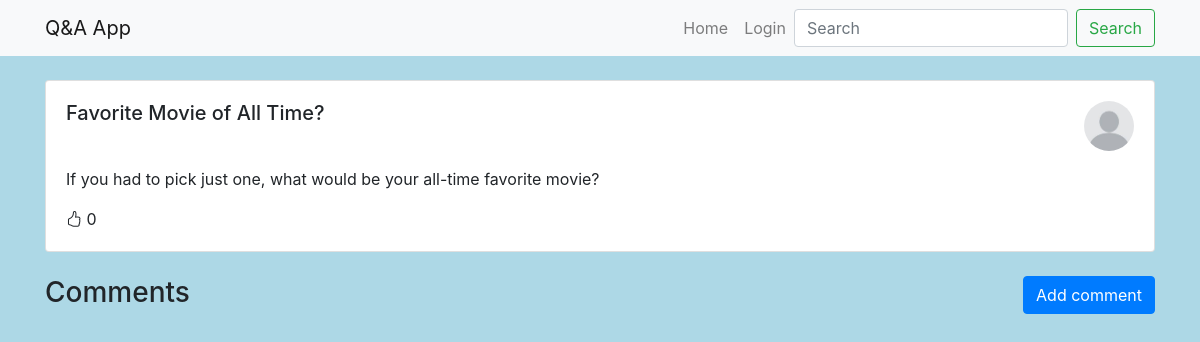
Screenshot of /question/9 with the database file from the repository.
### base/models.py (models this page shows, shortened)
class Question(models.Model):
    author = models.ForeignKey(Profile, on_delete=models.CASCADE)
    title = models.CharField(max_length=200)
    text = models.TextField(max_length=2000)
    category = models.ForeignKey(Category, on_delete=models.CASCADE)
    created_at = models.DateTimeField(auto_now_add=True)
    updated_at = models.DateTimeField(auto_now=True)
    def get_upvote_count(self):
        upvotes_for_question = Upvote.objects.filter(question=self)
        return upvotes_for_question.count()

### users/models.py (models this page shows, shortened)
class Profile(models.Model):
    user = models.OneToOneField(User, on_delete=models.CASCADE, related_name='profile')
    avatar = models.ImageField(default='avatars/default.jpg', upload_to="avatars/")
    bio = models.TextField(max_length=300, blank=True)
    language = models.CharField(max_length=30, blank=True)

### base/views.py (the view)
# urls.py: path("question/<int:pk>", QuestionDetailView.as_view(), name="question-detail-view"),
class QuestionDetailView(DetailView):
    model = Question
    success_url = reverse_lazy('question-list-view')

### base/templates/base/question_detail.html (shortened to what this page needs)
{% extends 'base.html' %}
{% block content %}
  <div class="container mt-4">
    <div class="card">
      <div class="card-body">
            <div class="d-flex justify-content-between mb-3">
                <h5 class="card-title">{{ question.title }}</h5>
                {% if question.author == request.user.profile %}
                <div class="dropdown-show">
                    <a class="" href="#" role="button" id="dropdownMenuLink" data-toggle="dropdown" aria-haspopup="true" aria-expanded="false">
                        <img src="{{ question.author.avatar.url }}" alt="{{ question.author.user.username }}" class="rounded-circle" style="width: 50px; height: 50px;">
                    </a>
                  <div class="dropdown-menu" aria-labelledby="dropdownMenuButton">
                    <a class="dropdown-item" href="{% url 'question-update-view' question.id %}">Edit question</a>
                    <a class="dropdown-item" href="{% url 'question-delete-view' question.id %}">Remove question</a>
                  </div>
                </div>
                {% else %}
                     <img src="{{ question.author.avatar.url }}" alt="{{ question.author.user.username }}" class="rounded-circle" style="width: 50px; height: 50px;">
                {% endif %}
            </div>
        <p class="card-text">{{ question.text }}</p>
         <form>
          <div id="upvote-container">
            <a data-hx-post="{% url 'upvote-view' question.id %}"
               data-hx-target="#upvote-count">
              <i class="bi bi-hand-thumbs-up"></i>
            </a>
            <span id="upvote-count">{{ question.get_upvote_count }}</span>
          </div>
        </form>
      </div>
    </div>
  </div>
  <div class="container mt-4">
    <div class="d-flex justify-content-between mb-3">
        <h3>Comments</h3>
        <a href="{% url 'comment-create-view' question.id %}"><input type="button" class="btn btn-primary" value="Add comment"></a>
    </div>
  </div>
{% endblock %}

### static/css/app.css (style rules this page uses)
body { background: lightblue; }

### rows the page displays
Question: title "Favorite Movie of All Time?", author.avatar (placeholder picture), text "If you had to pick just one, what would be your all-time favorite movie?", get_upvote_count "0"
